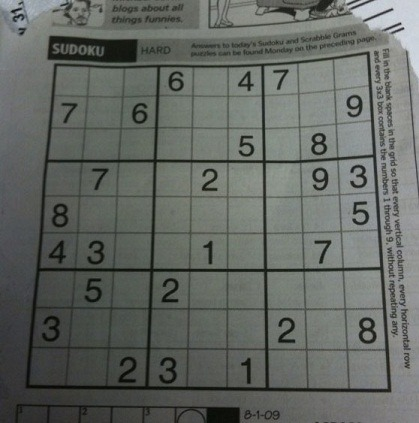
#> input picture examples/sudoku_test.png, 419 x 423 px
$ jupyter execute --allow-errors sudoku_solver.ipynb
#> lines starting #> are read from the running program, lines starting #| are printed output that depends on the picture; after the words box and inside, x2 and y2 are one past the last pixel; in counts of white or black regions, pixels touching at a corner belong together
### sudoku/solver_backtracking_for_csp.py
from .utils import SudokuCSP                 , \
                   assign                    , \
                   unassign                  , \
                   assignment_in_grid        , \
                   select_unassigned_variable, \
                   order_domain_values


# [31 lines left out: functions backtracking_search, backtrack, solver_csp, not called in this run]

def solver_backtracking_for_csp(sudoku_grid):
    return solver_csp(SudokuCSP(sudoku_grid))

### experiments/sudoku_solver.ipynb
# SUDOKU DETECTION

## PREPARING THE ENVIRONMENT

Importing the libraries:

[cell 1]
import sys

sys.path.append('../')

[cell 2]
import cv2

import numpy             as np
import matplotlib.pyplot as plt

from keras.models import load_model
from sudoku       import solver_backtracking_for_csp

Declaring constants and defining auxiliary functions:

[cell 3]
SHAPE      = 450, 450
SHAPE_CELL =  32,  32
MIN_AREA   = (SHAPE[0] * SHAPE[1]) / 4


def preprocess(image):
    image_resized    = cv2.resize           (image          , SHAPE           )
    image_gaussian   = cv2.GaussianBlur     (image_resized  , (3, 3), 6       )
    image_threshold  = cv2.adaptiveThreshold(image_gaussian , 255, 1, 1, 11, 2)
    image_median     = cv2.medianBlur       (image_threshold, 3)

    return image_median

def biggest_contour(contours):
    contour  = None
    max_area = 0

    for c in contours:
        area = cv2.contourArea(c)

        if area < MIN_AREA:
            continue

        perimeter    = cv2.arcLength   (c, True)
        approx_curve = cv2.approxPolyDP(c, 0.02* perimeter, True)

        if area > max_area and len(approx_curve) == 4:
            contour  = approx_curve
            max_area = area

    return contour

def reframe(points):
    points           = points.reshape((4, 2))
    reordered_points = np    .zeros  ((4, 1, 2), dtype=np.float32)

    point_sums = points.sum (axis=1)
    point_diff = np    .diff(points, axis=1)

    reordered_points[0] = points[np.argmin(point_sums)]
    reordered_points[3] = points[np.argmax(point_sums)]
    reordered_points[1] = points[np.argmin(point_diff)]
    reordered_points[2] = points[np.argmax(point_diff)]

    return reordered_points

def get_perspective(image, shape, contour):
    p1 = reframe   (contour)
    p2 = np.float32([[  0,   0],
                     [450,   0],
                     [  0, 450],
                     [450, 450]])

    m = cv2.getPerspectiveTransform(p1, p2)

    return cv2.warpPerspective(image, m, shape)

def get_number(cell):
    contours, _ = cv2.findContours(cell                   ,
                                   cv2.RETR_EXTERNAL      ,
                                   cv2.CHAIN_APPROX_SIMPLE)

    if not contours:
        return cell

    contour = max(contours, key=len)
    if len(contour) < 10:
        return cell

    x, y, w, h = cv2.boundingRect(contour)

    side_length = max(w, h)

    x_center = x + w // 2
    y_center = y + h // 2
    x_square = x_center - side_length // 2
    y_square = y_center - side_length // 2

    x_square     = max(x_square, 0)
    y_square     = max(y_square, 0)
    x_square_end = min(x_square + side_length, cell.shape[1])
    y_square_end = min(y_square + side_length, cell.shape[0])

    return cell[y_square : y_square_end,
                x_square : x_square_end]

def split_cells(image):
    return [cell
            for row  in np.vsplit(image, 9)
            for cell in np.hsplit(row  , 9)]

## PRE-PROCESSING

Loading image for testing and digit recognition model:

[cell 4]
file_path  = '../examples/sudoku_test.png'
model_path = '../models/digits.keras'

image = cv2.imread(file_path , cv2.IMREAD_GRAYSCALE)
#> image: shape (423, 419); min 4, max 220, mean 101.8
#> (the rest of this cell did not finish here and is left out)

Pre-processing the image:

[cell 5]
image_processed = preprocess      (image)
#> in preprocess, `image_gaussian   = cv2.GaussianBlur     (image_resized  , (3, 3), 6   ..`:
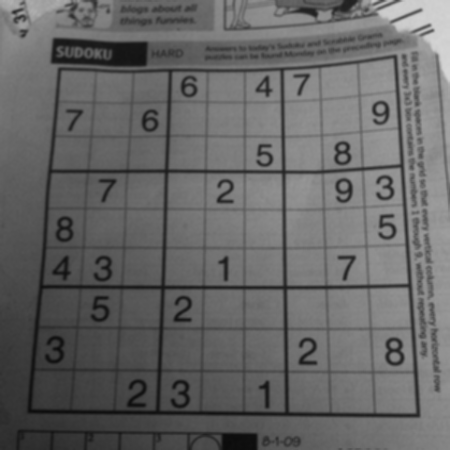
#> image_gaussian: shape (450, 450); min 11, max 214, mean 101.7
#> in preprocess, `image_threshold  = cv2.adaptiveThreshold(image_gaussian , 255, 1, 1, 1..`:
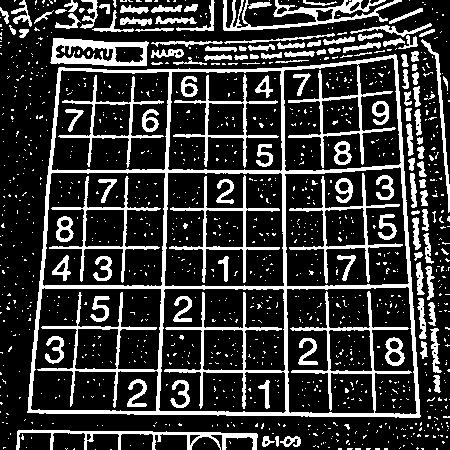
#> image_threshold: shape (450, 450); 21.8% white; 1191 white regions (1068 under 20 px), largest, box (x1, y1, x2, y2) and area: (27, 54, 421, 418) 15680, (223, 0, 402, 31) 1625, (50, 38, 149, 66) 1442
#> in preprocess, `image_median     = cv2.medianBlur       (image_threshold, 3)`:
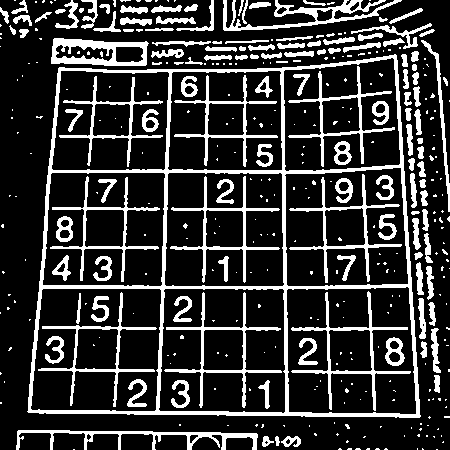
#> image_median: shape (450, 450); 20.5% white; 396 white regions (268 under 20 px)
contours, _     = cv2.findContours(image_processed        ,
                                   cv2.RETR_EXTERNAL      ,
                                   cv2.CHAIN_APPROX_SIMPLE)
#> contours = 241 contours, 161 with area under 20; largest, box (x1, y1, x2, y2) and area: (27, 54, 421, 418) 127298, (51, 38, 149, 66) 2204, (223, 0, 402, 31) 1368, (16, 430, 258, 450) 1040, (421, 40, 450, 212) 393

contour      = biggest_contour(contours)
#> the loop in biggest_contour, `for c in contours:` made 241 passes
#> (area, perimeter, contour, max_area) on pass 158: (127297.5, 1473.5, [[396, 55], [59, 67], [27, 411], [419, 417]], 127297.5)
#> area on passes 15, 16, 17, 24, 49, 55: 112, 23.5, 59, 1039.5, 69.5, 61.5
#> after the loop in biggest_contour, `for c in contours:`: max_area = 127297.5
#> contour = [[396, 55], [59, 67], [27, 411], [419, 417]]
image_sudoku = get_perspective(image_processed, SHAPE, contour)
#> in reframe, `point_sums = points.sum (axis=1)`: point_sums = [451, 126, 438, 836]
#> in reframe, `point_diff = np    .diff(points, axis=1)`: point_diff = [-341, 8, 384, -2]
#> in get_perspective, `p1 = reframe   (contour)`: p1 = [[59, 67], [396, 55], [27, 411], [419, 417]]
#> in get_perspective, `m = cv2.getPerspectiveTransform(p1, p2)`: m = [[1.47, 0.137, -95.75], [0.0566, 1.59, -109.7], [0.000172, 0.0005, 1]]
#> in get_perspective, `return cv2.warpPerspective(image, m, shape)`:
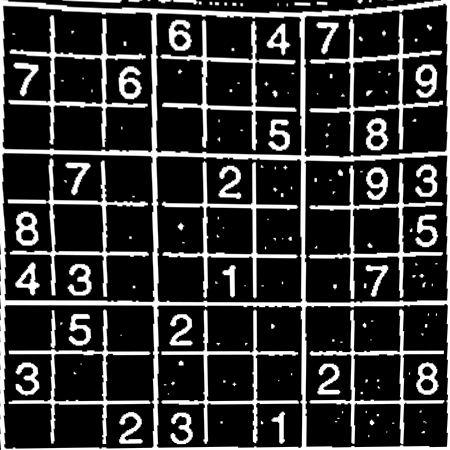
#> returned value: shape (450, 450); min 0, max 255, mean 52.7


plt.figure(figsize=(8, 6))

plt.imshow(image_sudoku, cmap='gray')

plt.show()

Getting the grid digits:

[cell 6]
cells = split_cells(image_sudoku)
#> cells = 81 items

grid = np.zeros(81, 'uint8')
#> (the rest of this cell did not finish here and is left out)

Solving by searching for constraint satisfaction:

[cell 7]
solver_backtracking_for_csp(grid)
#> (the call stopped at in solver_backtracking_for_csp, `return solver_csp(SudokuCSP(sudoku_grid))`: sudoku is not available in this run)

## TESTING ANOTHER IMAGE

Loading the test image:

[cell 8]
file_path  = '../examples/sudoku_test_00.jpg'

image = cv2.imread(file_path, cv2.IMREAD_GRAYSCALE)


plt.figure(figsize=(8, 6))

#> (the rest of this cell did not finish here and is left out)

Pre-processing the image:

#> (a cell that did not finish here is left out)

Getting the digits present in the game:

[cell 10]
cells = split_cells(image_sudoku)

grid = np.zeros(81, 'uint8')
#> (the rest of this cell did not finish here and is left out)

Solving by searching for constraint satisfaction:

[cell 11]
solver_backtracking_for_csp(grid)
#> (the call stopped at in solver_backtracking_for_csp, `return solver_csp(SudokuCSP(sudoku_grid))`: sudoku is not available in this run)
